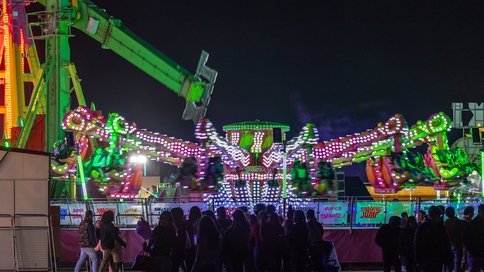
#> input picture images/image0.png, 484 x 272 px; its folder holds 3 pictures in this run
$ python invert_image.py
#> lines starting #> are read from the running program, lines starting #| are printed output that depends on the picture
### webui_utils/simple_log.py
"""Class to manage simple logging to the console"""

class SimpleLog:
    """Collect log message and optionally print to the console"""
    def __init__(self, verbose : bool):
        self.verbose = verbose
        self.messages = []

    def log(self, message : str) -> None:
        """Add a new log message"""
        self.messages.append(message)
        if self.verbose:
            print(message)

    def reset(self):
        self.messages = []
        self.log("log messages cleared")

### webui_utils/file_utils.py
"""Functions for dealing with files"""
import os
import re
import shutil
import glob
from zipfile import ZipFile
from .mtqdm import Mtqdm

def is_safe_path(path : str | None):
    if isinstance(path, (str, type(None))):
        if path == None:
            return False
        path = path.replace("/", os.sep).replace("\\", os.sep)
        norm_path = os.path.normpath(os.sep + path).lstrip(os.sep)
        return len(norm_path) > 0 and path == norm_path
    else:
        raise ValueError("'path' must be a string or None")

def create_directory(_dir):
    """Create a directory if it does not already exist"""
    if isinstance(_dir, str):
        if is_safe_path(_dir):
            if not os.path.exists(_dir):
                os.makedirs(_dir)
        else:
            raise ValueError("'_dir' must be a legal path")
    else:
        raise ValueError("'_dir' must be a string")

# [22 lines left out: functions create_directories, remove_directories, remove_files, not called in this run]

# remove the files found in each of the passed directories (no recursion)
def clean_directories(dirs : list):
    for _dir in dirs:
        remove_files(_dir)

_duplicate_directory_progress = None
# [223 lines left out: functions _copy, duplicate_directory, directory_populated, directory_has_ext, _get_files, _get_types and 8 more, not called in this run]

def split_filepath(filepath : str, include_extension_dot=True):
    """Split a filepath into path, filename, .extension"""
    if isinstance(filepath, str):
        path, filename = os.path.split(filepath)
        filename, ext = os.path.splitext(filename)
        return path, filename, ext[0 if include_extension_dot else 1:]
    else:
        raise ValueError("'filepath' must be a string")

# [93 lines left out: functions build_filename, build_indexed_filename, build_series_filename, clean_filename, check_for_name_clash, simple_sanitize_filename, not called in this run]

### invert_image.py
"""Invert Image Feature Core Code"""
import os
import glob
import argparse
import cv2
from typing import Callable
from tqdm import tqdm
from webui_utils.simple_log import SimpleLog
from webui_utils.file_utils import split_filepath, create_directory

def main():
    """Use the Invert Image feature from the command line"""
    parser = argparse.ArgumentParser(description='Invert PNG image files')
    parser.add_argument("--input_path", default="images", type=str,
        help="Input path to PNG files to invert")
    parser.add_argument("--output_path", default="images/inverted", type=str,
        help="Output path inverted images")
    parser.add_argument("--verbose", dest="verbose", default=False, action="store_true",
        help="Show extra details")
    args = parser.parse_args()

    log = SimpleLog(args.verbose)
    InvertImage(args.input_path, args.output_path, log.log).invert()

class InvertImage:
    """Encapsulate logic for Invert Image feature"""
    def __init__(self,
                input_path : str,
                output_path : str,
                log_fn : Callable | None):
        self.input_path = input_path
        self.output_path = output_path
        self.log_fn = log_fn

    def invert(self) -> None:
        """Invoke the Ivert Image feature"""
        files = sorted(glob.glob(os.path.join(self.input_path, "*.png")))
        num_files = len(files)
        self.log(f"Found {num_files} files")
        create_directory(self.output_path)

        pbar_title = "Inverting"
        for file in tqdm(files, desc=pbar_title):
            self.log(f"inverting {file}")

            img = cv2.imread(file)
#> img is the input picture: shape (272, 484, 3); mean B, G, R 55.1, 58, 56.5
            img = cv2.bitwise_not(img)
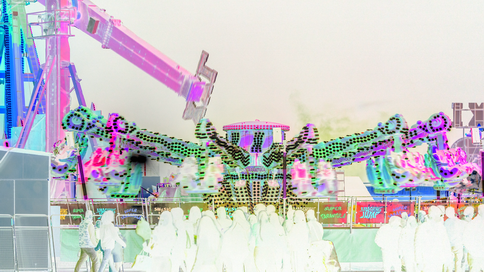
#> img: shape (272, 484, 3); mean B, G, R 199.9, 197, 198.5

            _, filename, ext = split_filepath(file)
            new_file_path = os.path.join(self.output_path, filename + ext)
            cv2.imwrite(new_file_path, img)
#> pass 2 of the loop in invert, `for file in tqdm(files, desc=pbar_title):`:
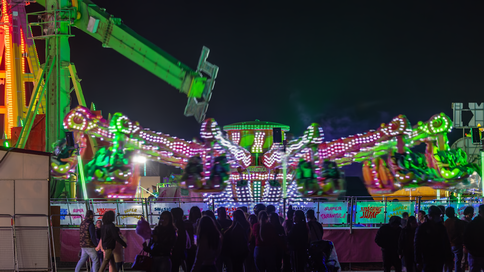
#> input picture images/image1.png, 484 x 272 px
#> in invert, img is the input picture: shape (272, 484, 3); mean B, G, R 53.6, 59.2, 54.8
#> in invert, `img = cv2.bitwise_not(img)`:
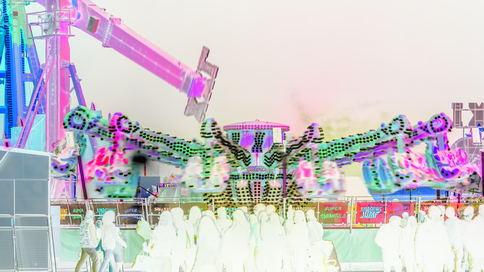
#> img: shape (272, 484, 3); mean B, G, R 201.4, 195.8, 200.2
#> pass 3 of the loop in invert, `for file in tqdm(files, desc=pbar_title):`:
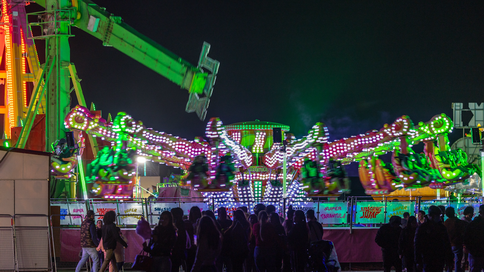
#> input picture images/image2.png, 484 x 272 px
#> in invert, img is the input picture: shape (272, 484, 3); mean B, G, R 53.1, 61.3, 54.1
#> in invert, `img = cv2.bitwise_not(img)`:
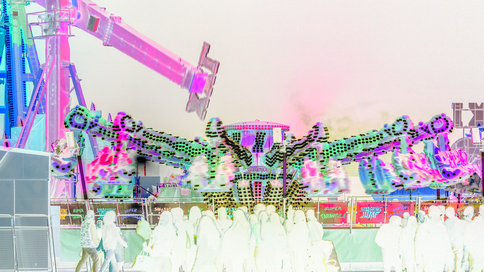
#> img: shape (272, 484, 3); mean B, G, R 201.9, 193.7, 200.9

    def log(self, message : str) -> None:
        """Logging"""
        if self.log_fn:
            self.log_fn(message)

if __name__ == '__main__':
    main()
